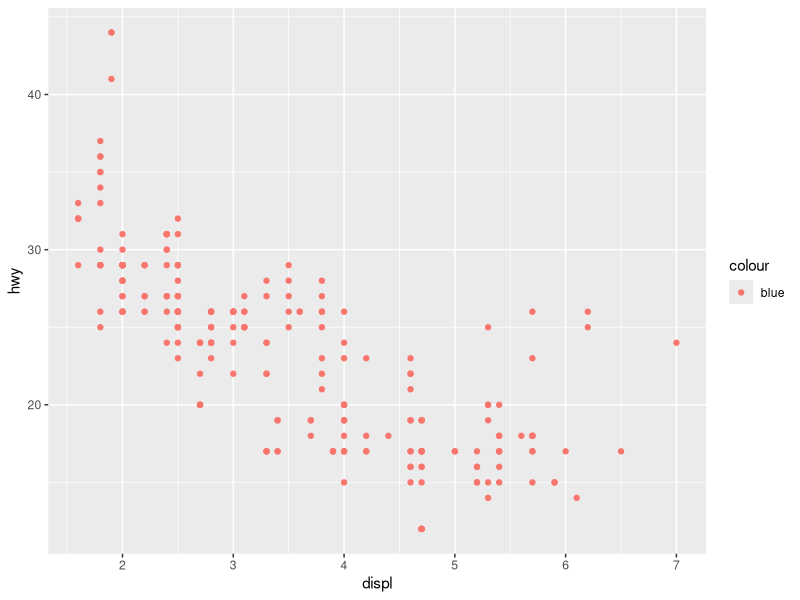
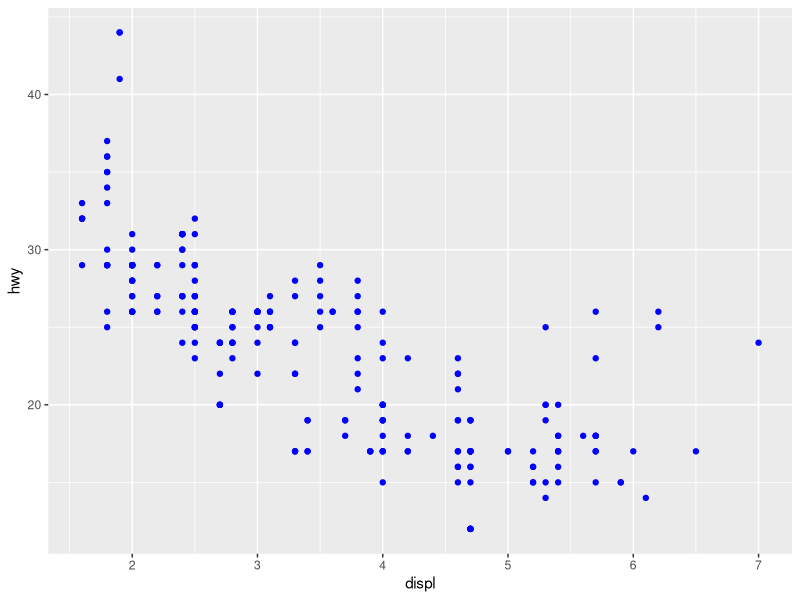
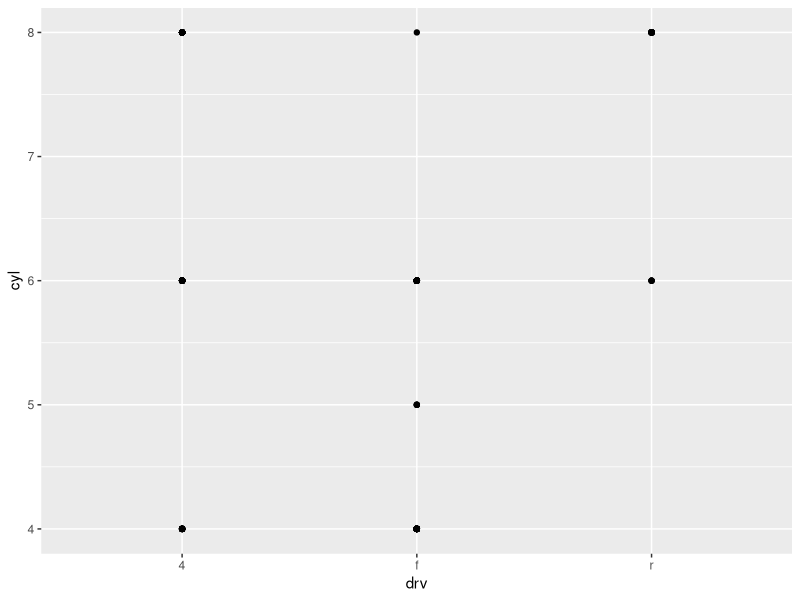
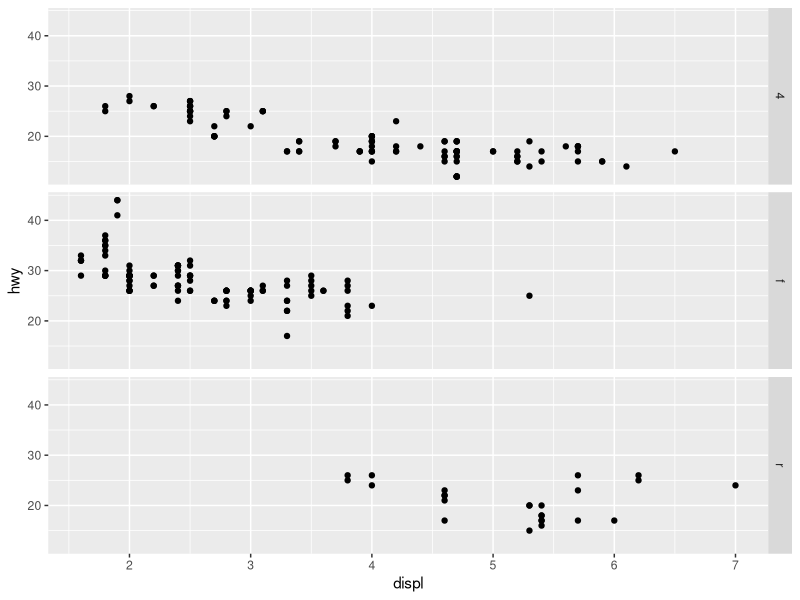
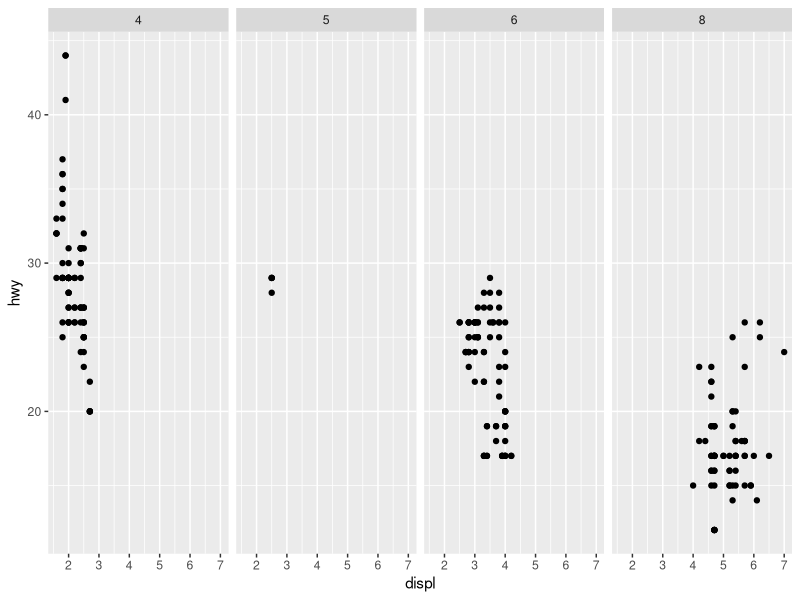
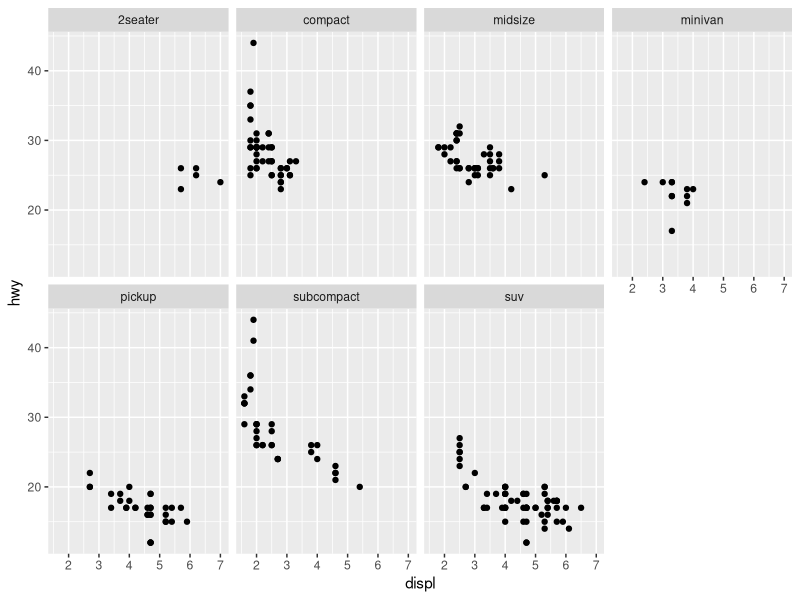
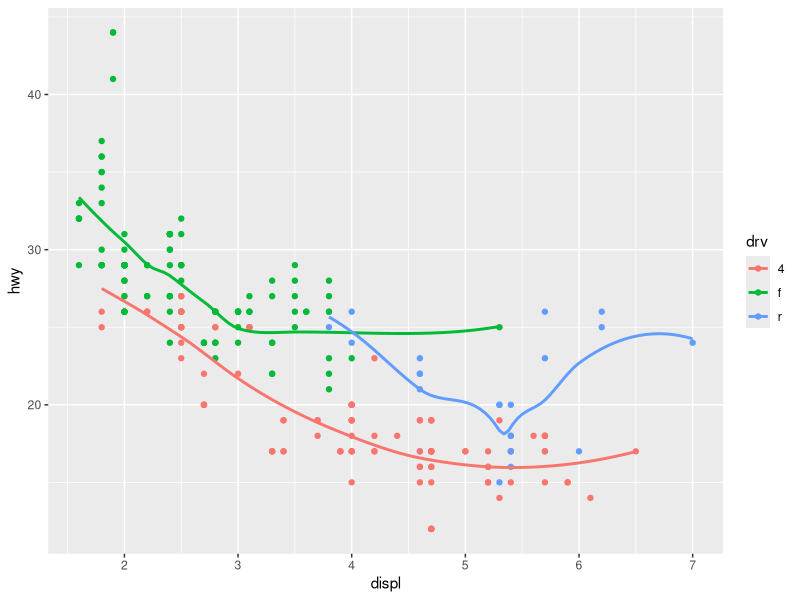
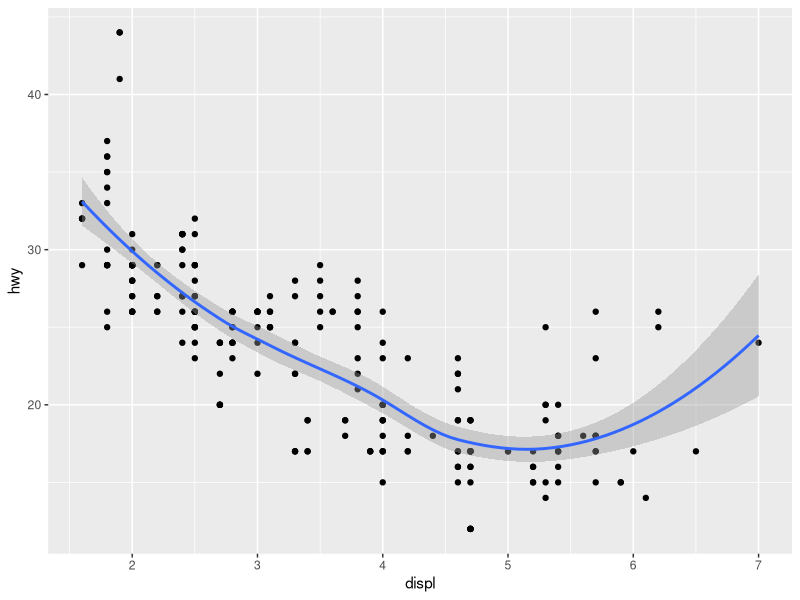

Write the R code that produced these figures, in order.
## ---- chunk 1
library(tidyverse)
library(magrittr)
## ---- chunk 2
ggplot(data = mpg) + 
  geom_point(mapping = aes(x = displ, y = hwy, color = "blue"))
## ---- chunk 3
ggplot(data = mpg) + 
  geom_point(mapping = aes(x = displ, y = hwy), color = "blue")
## ---- chunk 4
?mpg
mpg
## ---- chunk 5
ggplot(data = mpg) + 
  geom_point(mapping = aes(x = drv, y = cyl))
## ---- chunk 6
ggplot(data = mpg) + 
  geom_point(mapping = aes(x = displ, y = hwy)) +
  facet_grid(drv ~ .)

ggplot(data = mpg) + 
  geom_point(mapping = aes(x = displ, y = hwy)) +
  facet_grid(. ~ cyl)
## ---- chunk 7
ggplot(data = mpg) + 
  geom_point(mapping = aes(x = displ, y = hwy)) + 
  facet_wrap(~ class, nrow = 2)
## ---- chunk 8
ggplot(data = mpg, mapping = aes(x = displ, y = hwy, color = drv)) + 
  geom_point() + 
  geom_smooth(se = FALSE)
## ---- chunk 9
ggplot(data = mpg, mapping = aes(x = displ, y = hwy)) + 
  geom_point() + 
  geom_smooth()

ggplot() + 
  geom_point(data = mpg, mapping = aes(x = displ, y = hwy)) + 
  geom_smooth(data = mpg, mapping = aes(x = displ, y = hwy))
## ---- chunk 10
ggplot(data = diamonds) + 
  geom_bar(mapping = aes(x = cut, y = ..prop..))
ggplot(data = diamonds) + 
  geom_bar(mapping = aes(x = cut, fill = color, y = ..prop..))
## ---- chunk 11
ggplot(data = mpg, mapping = aes(x = cty, y = hwy)) + 
  geom_point()
## ---- chunk 12
ggplot(data = mpg, mapping = aes(x = cty, y = hwy)) +
  geom_point() + 
  geom_abline() +
  coord_fixed()
